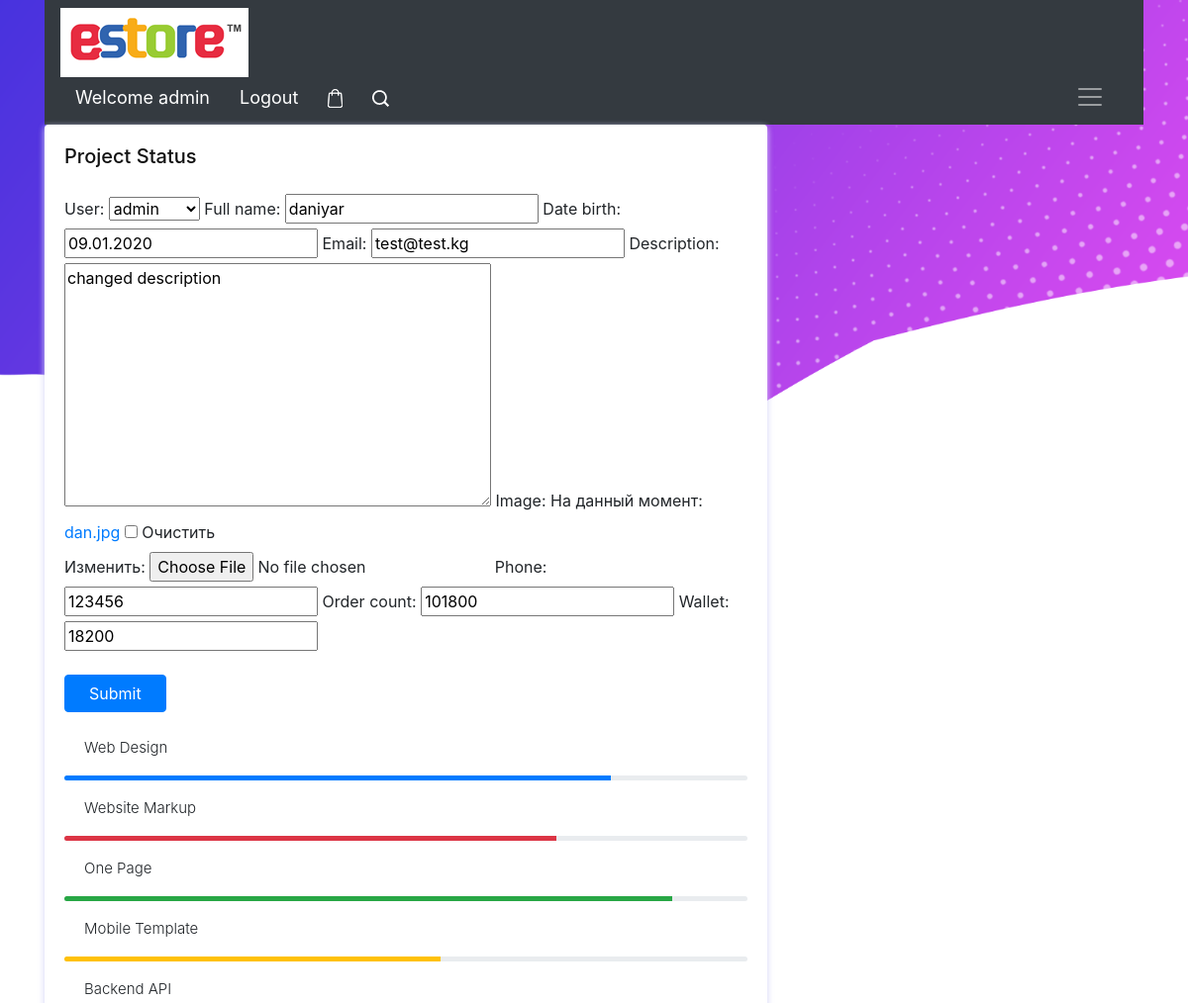
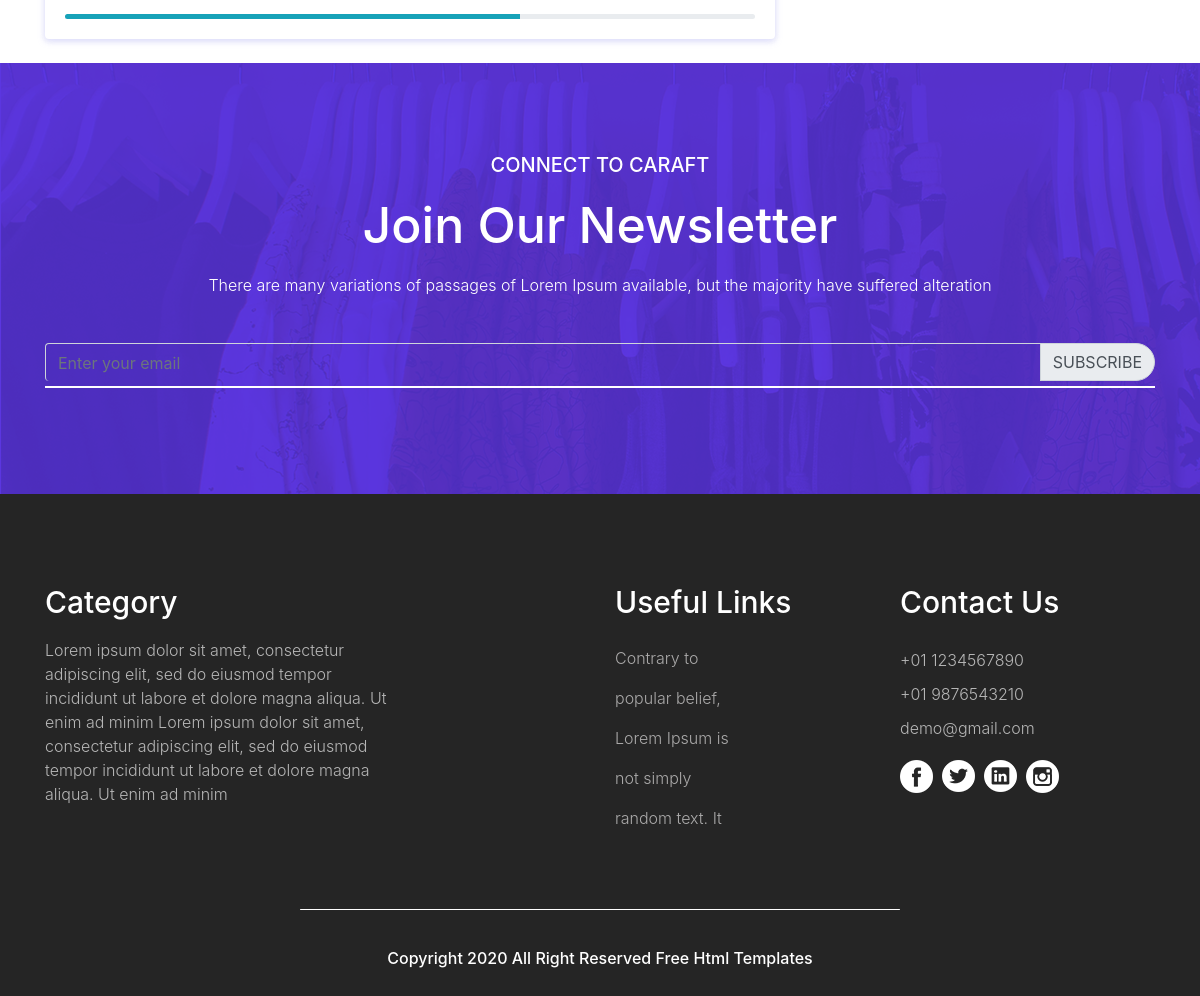
The page /user/update (signed in) on the database its author committed (2 pictures, top to bottom).
### clients/models.py (models this page shows, shortened)
class Profile(models.Model):
    user = models.OneToOneField(User, on_delete=models.CASCADE)
    full_name = models.CharField(max_length=50)
    date_birth = models.DateField(default=timezone.now)
    email = models.EmailField(max_length=50)
    description = models.TextField(max_length=200)
    image = models.ImageField(default='avatar.png', blank=True, null=True)
    phone = models.IntegerField()
    order_count = models.PositiveIntegerField(default=0)
    wallet = models.PositiveIntegerField(default=0)

### clients/views.py (the view)
# urls.py: path('update', views.update_profile, name='update'),
def update_profile(request):
    user = request.user.profile
    form = ProfileForm(instance=user)
    if request.method == 'POST':
        form = ProfileForm(request.POST, request.FILES, instance=user)
        if form.is_valid():
            form.save()
            return redirect('main')
    context = {'form': form}
    return render(request, 'clients/update_profile.html', context)

### clients/forms.py
class ProfileForm(ModelForm):
    class Meta:
        model = Profile
        fields = '__all__'

### clients/templates/clients/update_profile.html (shortened to what this page needs)
{% extends 'main/base.html' %}
{% load static %}
{% block content %}
    <link href="https://cdn.jsdelivr.net/npm/bootstrap@4.5.0/dist/css/bootstrap.min.css" rel="stylesheet">
<div class="container">
		<div class="main-body">
			<div class="row">
				<div class="col-lg-8">
					<div class="row">
						<div class="col-sm-12">
							<div class="card">
								<div class="card-body">
									<h5 class="d-flex align-items-center mb-3">Project Status</h5>
									<form action="" method="post">
										{{ form.as_table }}
										<br>
										<br>
										<button class="btn btn-primary px-4" type="submit"> Submit </button>
										<br>
										<br>
									</form>
									<p>Web Design</p>
									<div class="progress mb-3" style="height: 5px">
										<div class="progress-bar bg-primary" role="progressbar" style="width: 80%" aria-valuenow="80" aria-valuemin="0" aria-valuemax="100"></div>
									</div>
									<p>Website Markup</p>
									<div class="progress mb-3" style="height: 5px">
										<div class="progress-bar bg-danger" role="progressbar" style="width: 72%" aria-valuenow="72" aria-valuemin="0" aria-valuemax="100"></div>
									</div>
									<p>One Page</p>
									<div class="progress mb-3" style="height: 5px">
										<div class="progress-bar bg-success" role="progressbar" style="width: 89%" aria-valuenow="89" aria-valuemin="0" aria-valuemax="100"></div>
									</div>
									<p>Mobile Template</p>
									<div class="progress mb-3" style="height: 5px">
										<div class="progress-bar bg-warning" role="progressbar" style="width: 55%" aria-valuenow="55" aria-valuemin="0" aria-valuemax="100"></div>
									</div>
									<p>Backend API</p>
									<div class="progress" style="height: 5px">
										<div class="progress-bar bg-info" role="progressbar" style="width: 66%" aria-valuenow="66" aria-valuemin="0" aria-valuemax="100"></div>
									</div>
								</div>
							</div>
						</div>
					</div>
				</div>
			</div>
		</div>
	</div>
{% endblock %}}

### main/templates/main/base.html (shortened to what this page needs)
<!DOCTYPE html>
{% load static %}
<html lang="en">
   <head>
      <link rel="stylesheet" type="text/css" href="https://cdnjs.cloudflare.com/ajax/libs/OwlCarousel2/2.0.0-beta.2.4/assets/owl.carousel.min.css" />
      <link rel="stylesheet" type="text/css" href="{% static 'css/bootstrap.min.css' %}">
      <link rel="stylesheet" type="text/css" href="{% static 'css/style.css' %}">
      <link rel="stylesheet" href="{% static 'css/responsive.css' %}">
      <link rel="stylesheet" href="{% static 'css/jquery.mCustomScrollbar.min.css' %}">
      <link rel="stylesheet" href="https://netdna.bootstrapcdn.com/font-awesome/4.0.3/css/font-awesome.css">
      <link rel="stylesheet" href="{% static 'css/owl.carousel.min.css' %}">
      <link rel="stylesheet" href="{% static 'css/owl.theme.default.min.css' %}">
      <link rel="stylesheet" href="https://cdnjs.cloudflare.com/ajax/libs/fancybox/2.1.5/jquery.fancybox.min.css" media="screen">
   </head>
   <body>
      <div class="header_section">
         <div class="container">
            <nav class="navbar navbar-dark bg-dark">
               <a class="logo" href="{% url 'main' %}"><img src="{% static 'images/logo.jpg' %}"></a>
               <div class="search_section">
                  <ul>
                     {% if request.user.is_authenticated %}
                        {% if request.user.profile.id %}
                        <li><a href="{% url 'profile' user.id %}">Welcome {{ request.user }}</a></li>
                        <li><a href="{% url 'logout' %}">Logout</a></li>
                        {% else %}
                        <li><a href="{% url 'create_profile' %}">Welcome {{ request.user }}</a></li>
                        <li><a href="{% url 'logout' %}">Logout</a></li>
                        {% endif %}
                     {% else %}
                     <li><a href="{% url 'login' %}">Log In</a></li>
                     {% endif %}
                     <li><a href="#"><img src="{% static 'images/shopping-bag.png' %}"></a></li>
                     <li><a href="#"><img src="{% static 'images/search-icon.png' %}"></a></li>
                  </ul>
               </div>
               <button class="navbar-toggler" type="button" data-toggle="collapse" data-target="#navbarsExample01" aria-controls="navbarsExample01" aria-expanded="false" aria-label="Toggle navigation">
               <span class="navbar-toggler-icon"></span>
               </button>
            </nav>
         </div>
    {% block content %}
    {% endblock %}
      <div class="newsletter_section layout_padding">
         <div class="container">
            <h6 class="conect_text">Connect to caraft</h6>
            <h1 class="newsletter_taital">Join Our Newsletter</h1>
            <p class="newsletter_text">There are many variations of passages of Lorem Ipsum available, but the majority have suffered alteration </p>
            <div class="input-group mb-3">
               <input type="text" class="form-control" placeholder="Enter your email" aria-label="Enter your email" aria-describedby="basic-addon2">
               <div class="input-group-append">
                  <span class="input-group-text" id="basic-addon2">Subscribe</span>
               </div>
            </div>
         </div>
      </div>
      <div class="footer_section layout_padding">
         <div class="container">
            <div class="row">
               <div class="col-lg-6 col-sm-12">
                  <h4 class="information_text">Category</h4>
                  <p class="dummy_text">Lorem ipsum dolor sit amet, consectetur adipiscing elit, sed do eiusmod tempor incididunt ut labore et dolore magna aliqua. Ut enim ad minim Lorem ipsum dolor sit amet, consectetur adipiscing elit, sed do eiusmod tempor incididunt ut labore et dolore magna aliqua. Ut enim ad minim </p>
               </div>
               <div class="col-lg-3 col-sm-6">
                  <div class="information_main">
                     <h4 class="information_text">Useful Links</h4>
                     <p class="many_text">Contrary to popular belief, Lorem Ipsum is not simply random text. It </p>
                  </div>
               </div>
               <div class="col-lg-3 col-sm-6">
                  <div class="information_main">
                     <h4 class="information_text">Contact Us</h4>
                     <p class="call_text"><a href="#">+01 1234567890</a></p>
                     <p class="call_text"><a href="#">+01 9876543210</a></p>
                     <p class="call_text"><a href="#">demo@gmail.com</a></p>
                     <div class="social_icon">
                        <ul>
                           <li><a href="#"><img src="{% static 'images/fb-icon.png' %}"></a></li>
                           <li><a href="#"><img src="{% static 'images/twitter-icon.png' %}"></a></li>
                           <li><a href="#"><img src="{% static 'images/linkedin-icon.png' %}"></a></li>
                           <li><a href="#"><img src="{% static 'images/instagram-icon.png' %}"></a></li>
                        </ul>
                     </div>
                  </div>
               </div>
            </div>
            <div class="copyright_section">
               <h1 class="copyright_text">
               Copyright 2020 All Right Reserved <a href="https://html.design"> Free Html Templates</a>
            </div>
         </div>
      </div>
   </body>
</html>

### clients/templates/clients/update_profile.html (style rules this page uses)
.card { position: relative; display: flex; flex-direction: column; min-width: 0; word-wrap: break-word; background-color: #fff; background-clip: border-box; border: 0 solid transparent; border-radius: .25rem; margin-bottom: 1.5rem; box-shadow: 0 2px 6px 0 rgb(218 218 253 / 65%), 0 2px 6px 0 rgb(206 206 238 / 54%); }

### rows shown on the page
Profile: user "admin", full_name "daniyar", date_birth "09.01.2020", email "test@test.kg", description "changed description", phone "123456", order_count "101800", wallet "18200"

### other values the page prints
{{ request.user }} "admin"
